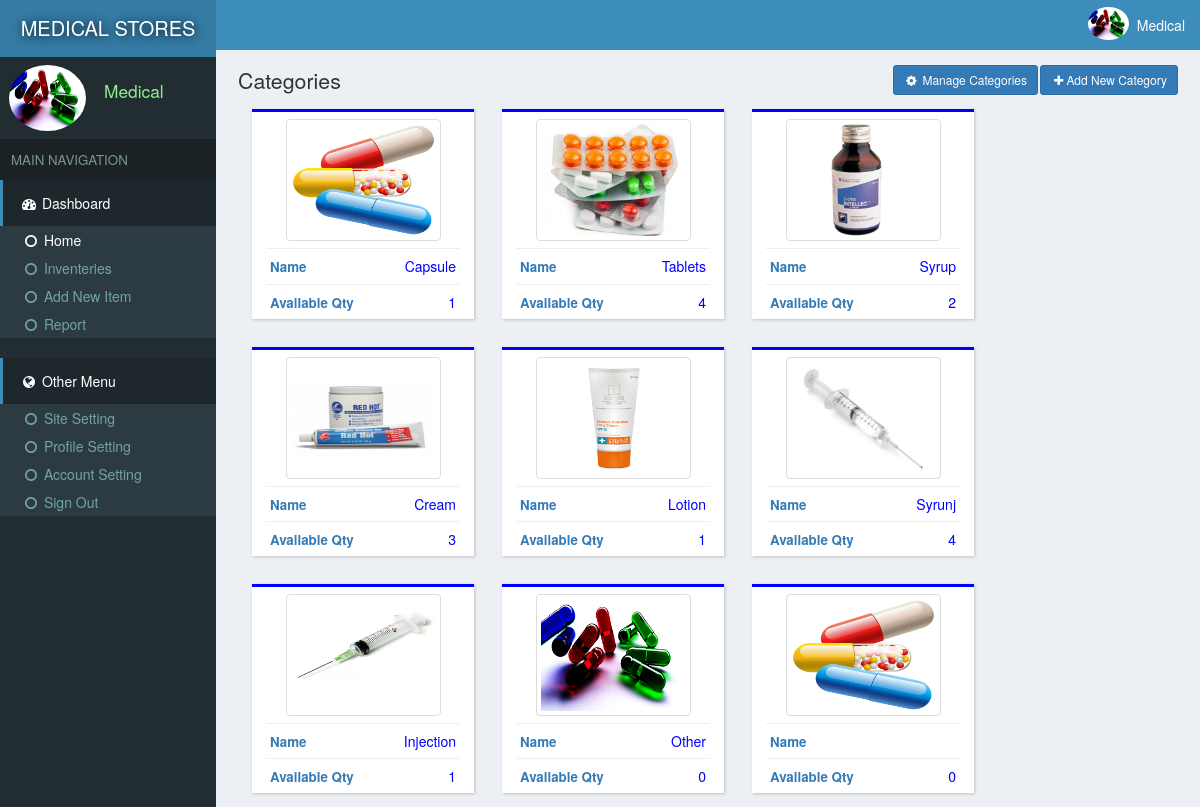
/index.php (signed in), run on the app's committed database.
### tables this page shows
CREATE TABLE `site` (
  `id` int(11) NOT NULL,
  `title` varchar(222) NOT NULL,
  `name` varchar(222) NOT NULL
);

CREATE TABLE `users` (
  `id` int(11) NOT NULL,
  `email` varchar(222) NOT NULL,
  `password` varchar(222) NOT NULL,
  `name` varchar(222) NOT NULL,
  `pic` varchar(222) NOT NULL,
  `number` varchar(222) NOT NULL,
  `date` timestamp NOT NULL DEFAULT current_timestamp()
);

CREATE TABLE `categories` (
  `id` int(11) NOT NULL,
  `name` varchar(222) NOT NULL,
  `pic` varchar(111) NOT NULL,
  `details` varchar(333) NOT NULL,
  `date` timestamp NOT NULL DEFAULT current_timestamp()
);

### assets/db.php (called while the page is built, shortened)
<?php
    $con = new mysqli('localhost','root','','store');
    $array = $con->query("select * from users where id ='$_SESSION[userId]'");
    $user = $array->fetch_assoc();
?>

### index.php (the view, shortened to what this page needs)
<?php require "assets/function.php" ?>
<?php require 'assets/db.php';?>
<!DOCTYPE html>
<html>
<head>
  <?php require "assets/autoloader.php" ?>
</head>
<body style="background: #ECF0F5;padding:0;margin:0">
<div class="dashboard" style="position: fixed;width: 18%;height: 100%;background:#222D32">
  <div style="background:#357CA5;padding: 14px 3px;color:white;font-size: 15pt;text-align: center;text-shadow: 1px 1px 11px black">
    <a href="index.php" style="color: white;text-decoration: none;"><?php echo strtoupper(siteName()); ?> </a>
  </div>
  <div class="flex" style="padding: 3px 7px;margin:5px 2px;">
    <div><img src="photo/<?php echo $user['pic'] ?>" class='img-circle' style='width: 77px;height: 66px'></div>
    <div style="color:lightgreen;font-size: 13pt;padding: 14px 7px;margin-left: 11px;"><?php echo ucfirst($user['name']); ?></div>
  </div>
  <div style="background: #1A2226;font-size: 10pt;padding: 11px;color: #79978F">MAIN NAVIGATION</div>
  <div>
    <div style="background:#1E282C;color: white;padding: 13px 17px;border-left: 3px solid #3C8DBC;"><span><i class="fa fa-dashboard fa-fw"></i> Dashboard</span></div>
    <div class="item">
      <ul class="nostyle zero">
        <a href="index.php"><li style="color: white"><i class="fa fa-circle-o fa-fw"></i> Home</li></a>
        <a href="inventeries.php"><li><i class="fa fa-circle-o fa-fw"></i> Inventeries</li></a>
       <a href="addnew.php"><li><i class="fa fa-circle-o fa-fw"></i> Add New Item</li></a>
        <a href="reports.php"><li><i class="fa fa-circle-o fa-fw"></i> Report</li></a>
      </ul><
    </div>
  </div>
  <div style="background:#1E282C;color: white;padding: 13px 17px;border-left: 3px solid #3C8DBC;"><span><i class="fa fa-globe fa-fw"></i> Other Menu</span></div>
  <div class="item">
      <ul class="nostyle zero">
        <a href="sitesetting.php"><li><i class="fa fa-circle-o fa-fw"></i> Site Setting</li></a>
       <a href="profile.php"><li><i class="fa fa-circle-o fa-fw"></i> Profile Setting</li></a>
        <a href="accountSetting.php"><li><i class="fa fa-circle-o fa-fw"></i> Account Setting</li></a>
        <a href="logout.php"><li><i class="fa fa-circle-o fa-fw"></i> Sign Out</li></a>
      </ul><
    </div>
</div>
<div class="marginLeft" >
  <div style="color:white;background:#3C8DBC" >
    <div class="pull-right flex rightAccount" style="padding-right: 11px;padding: 7px;">
      <div><img src="photo/<?php echo $user['pic'] ?>" style='width: 41px;height: 33px;' class='img-circle'></div>
      <div style="padding: 8px"><?php echo ucfirst($user['name']) ?></div>
    </div>
  </div>
  <div class="content2">
    <div>
      <span style="font-size: 16pt;color: #333333">Categories </span>
      <button class="btn btn-primary btn-sm pull-right" data-toggle="modal" data-target="#addIn" style="margin-left: 2px;"><i class="fa fa-plus fa-fw"> </i>Add New Category</button>
      <a href="manageCat.php"><button class="btn btn-primary btn-sm pull-right" data-toggle="modal" data-target="#addIn"><i class="fa fa-gear  fa-fw"> </i> Manage Categories</button></a>
    </div>
  <?php
    $array = $con->query("select * from categories");
    while ($row = $array->fetch_assoc())
    {
      $array2 = $con->query("select count(*) from inventeries where catId = '$row[id]'");
      $row2 = $array2->fetch_assoc();
  ?>
    <a href="inventeries.php?catId=<?php echo $row['id'] ?>"><div class="box2 col-md-3">
     <div class="center"> <img src="photo/<?php echo $row['pic'] ?>" style="width: 155px;height: 122px;" class='img-thumbnail'></div>
      <hr style="margin: 7px;">
      <span style="padding: 11px"><strong style="font-size: 10pt">Name</strong><span class="pull-right" style="color:blue;margin-right: 11px;"><?php echo $row['name'] ?></span></span>
      <hr style="margin: 7px;">
      <span style="padding: 11px"><strong style="font-size: 10pt">Available Qty</strong><span class="pull-right" style="color:blue;margin-right: 11px"><?php echo $row2['count(*)']; ?></span></span>
    </div></a>
  <?php
    }
   ?>
  </div>
</div>
</body>
</html>

### data on the page
site: name "MEDICAL STORES"
users: pic (picture), name "Medical"
categories: pic (picture), name "Capsule", count "1"
categories: pic (picture), name "Tablets", count "4"
categories: pic (picture), name "Syrup", count "2"
categories: pic (picture), name "Cream", count "3"
categories: pic (picture), name "Lotion", count "1"
categories: pic (picture), name "Syrunj", count "4"
categories: pic (picture), name "Injection", count "1"
categories: pic (picture), name "Other", count "0"
categories: pic (picture), count "0"
